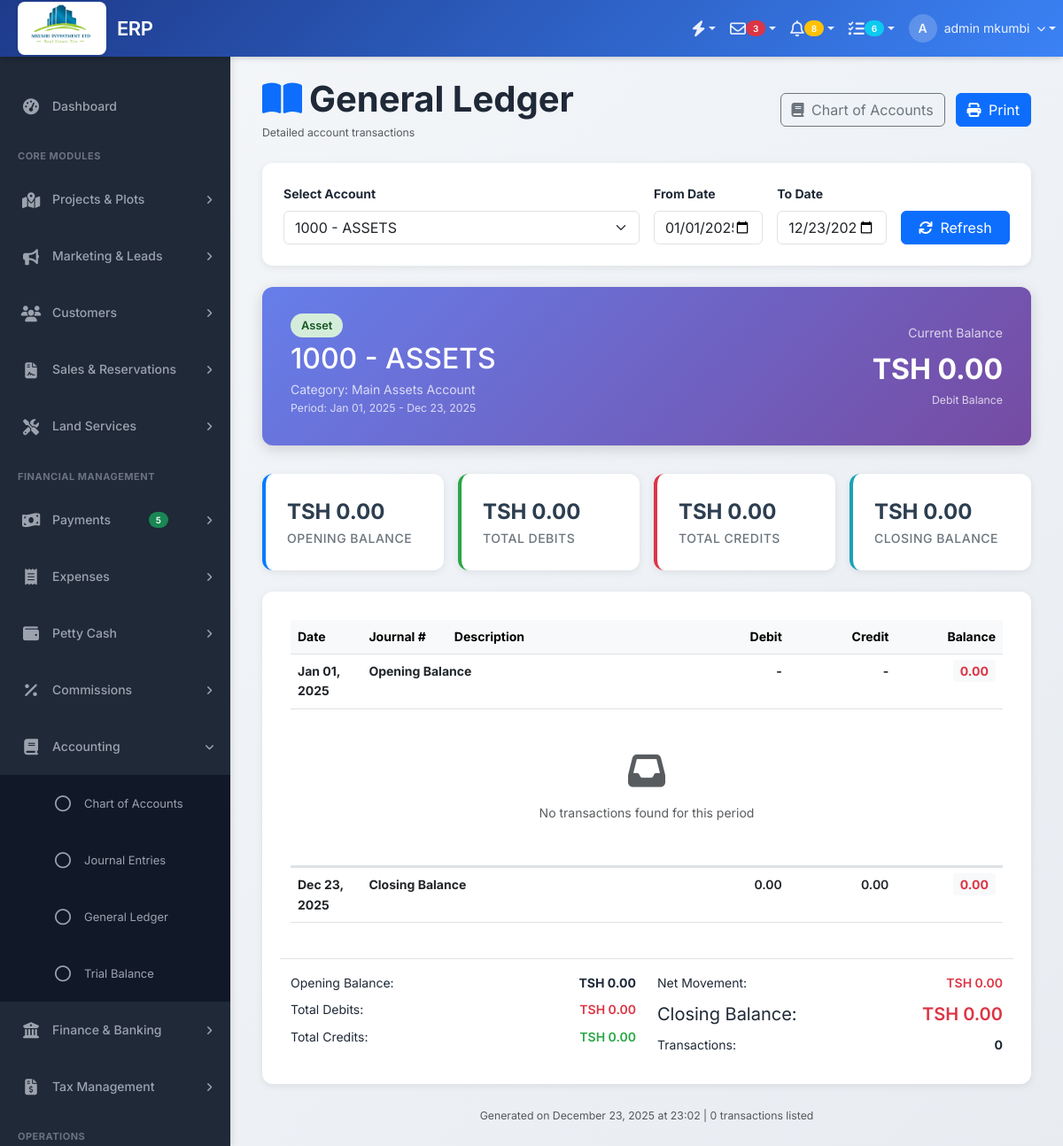
Page /modules/accounting/ledger.php (signed in) on the committed database.
### tables this page shows
CREATE TABLE `chart_of_accounts` (
  `account_id` int(11) NOT NULL,
  `company_id` int(11) NOT NULL,
  `account_code` varchar(20) NOT NULL,
  `account_name` varchar(200) NOT NULL,
  `account_type` enum('asset','liability','equity','revenue','expense') NOT NULL,
  `account_category` varchar(100) DEFAULT NULL,
  `parent_account_id` int(11) DEFAULT NULL COMMENT 'For sub-accounts',
  `account_level` int(11) DEFAULT 1,
  `is_active` tinyint(1) DEFAULT 1,
  `is_control_account` tinyint(1) DEFAULT 0,
  `opening_balance` decimal(15,2) DEFAULT 0.00,
  `current_balance` decimal(15,2) DEFAULT 0.00,
  `created_at` timestamp NOT NULL DEFAULT current_timestamp(),
  `updated_at` timestamp NOT NULL DEFAULT current_timestamp() ON UPDATE current_timestamp(),
  `created_by` int(11) DEFAULT NULL
);

### modules/accounting/ledger.php (the view, shortened to what this page needs)
<?php
$db = Database::getInstance();
$db->setCompanyId($_SESSION['company_id']);
$conn = $db->getConnection();
$company_id = $_SESSION['company_id'];
$account_id = $_GET['account_id'] ?? null;
$date_from = $_GET['date_from'] ?? date('Y-01-01');
$date_to = $_GET['date_to'] ?? date('Y-m-d');
try {
    $stmt = $conn->prepare("
        SELECT account_id, account_code, account_name, account_type
        FROM chart_of_accounts
        WHERE company_id = ? AND is_active = 1
        ORDER BY account_code
    ");
    $stmt->execute([$company_id]);
    $accounts = $stmt->fetchAll(PDO::FETCH_ASSOC);
    if (!$account_id && !empty($accounts)) {
        $account_id = $accounts[0]['account_id'];
    }
} catch (PDOException $e) {
    $accounts = [];
}
$account_details = null;
if ($account_id) {
    try {
        $stmt = $conn->prepare("
            SELECT * FROM chart_of_accounts
            WHERE account_id = ? AND company_id = ?
        ");
        $stmt->execute([$account_id, $company_id]);
        $account_details = $stmt->fetch(PDO::FETCH_ASSOC);
    } catch (PDOException $e) {
        error_log("Error fetching account: " . $e->getMessage());
    }
}
$ledger_entries = [];
$opening_balance = 0;
$running_balance = 0;
$period_debits = 0;
$period_credits = 0;
if ($account_id && $account_details) {
    try {
        $opening_balance = $account_details['opening_balance'];
        $running_balance = $opening_balance;
    } catch (PDOException $e) {
        error_log("Error fetching ledger: " . $e->getMessage());
    }
}
$closing_balance = $running_balance;
$net_movement = $period_debits - $period_credits;
require_once '../../includes/header.php';
?>
<div class="content-header mb-4 no-print">
    <div class="container-fluid">
        <div class="row align-items-center">
            <div class="col-sm-6">
                <h1 class="m-0 fw-bold">
                    <i class="fas fa-book-open text-primary me-2"></i>General Ledger
                </h1>
                <p class="text-muted small mb-0 mt-1">Detailed account transactions</p>
            </div>
            <div class="col-sm-6">
                <div class="float-sm-end">
                    <a href="accounts.php" class="btn btn-outline-secondary me-2">
                        <i class="fas fa-book me-1"></i> Chart of Accounts
                    </a>
                    <button type="button" class="btn btn-primary" onclick="window.print()">
                        <i class="fas fa-print me-1"></i> Print
                    </button>
                </div>
            </div>
        </div>
    </div>
</div>
<section class="content">
    <div class="container-fluid">
        <div class="filter-card no-print">
            <form method="GET" class="row g-3">
                <div class="col-md-6">
                    <label class="form-label fw-bold">Select Account</label>
                    <select name="account_id" class="form-select" onchange="this.form.submit()">
                        <?php foreach ($accounts as $account): ?>
                            <option value="<?php echo $account['account_id']; ?>"
                                    <?php echo $account_id == $account['account_id'] ? 'selected' : ''; ?>>
                                <?php echo htmlspecialchars($account['account_code']); ?> -
                            </option>
                        <?php endforeach; ?>
                    </select>
                </div>
                <div class="col-md-2">
                    <label class="form-label fw-bold">From Date</label>
                    <input type="date" name="date_from" class="form-control"
                           value="<?php echo $date_from; ?>" required>
                </div>
                <div class="col-md-2">
                    <label class="form-label fw-bold">To Date</label>
                    <input type="date" name="date_to" class="form-control"
                           value="<?php echo $date_to; ?>" required>
                </div>
                <div class="col-md-2 d-flex align-items-end">
                    <button type="submit" class="btn btn-primary w-100">
                        <i class="fas fa-sync me-1"></i> Refresh
                    </button>
                </div>
            </form>
        </div>
        <?php if ($account_id && $account_details): ?>
        <div class="ledger-header">
            <div class="row align-items-center">
                <div class="col-md-8">
                    <div class="mb-2">
                        <span class="account-type-badge <?php echo $account_details['account_type']; ?>">
                            <?php echo ucfirst($account_details['account_type']); ?>
                        </span>
                    </div>
                    <h2 class="mb-1">
                        <?php echo htmlspecialchars($account_details['account_code']); ?> -
                        <?php echo htmlspecialchars($account_details['account_name']); ?>
                    </h2>
                    <?php if (!empty($account_details['account_category'])): ?>
                    <p class="mb-0 opacity-75">
                        Category: <?php echo htmlspecialchars($account_details['account_category']); ?>
                    </p>
                    <?php endif; ?>
                    <p class="mb-0 opacity-75 small">
                        Period: <?php echo date('M d, Y', strtotime($date_from)); ?> -
                        <?php echo date('M d, Y', strtotime($date_to)); ?>
                    </p>
                </div>
                <div class="col-md-4 text-end">
                    <div class="opacity-75 mb-1">Current Balance</div>
                    <div style="font-size: 2rem; font-weight: 700;">
                        TSH <?php echo number_format(abs($closing_balance), 2); ?>
                    </div>
                    <div class="opacity-75 small">
                        <?php echo $closing_balance >= 0 ? 'Debit' : 'Credit'; ?> Balance
                    </div>
                </div>
            </div>
        </div>
        <div class="row g-3 mb-4 no-print">
            <div class="col-lg-3 col-md-6">
                <div class="stats-card primary">
                    <div class="stats-number">TSH <?php echo number_format(abs($opening_balance), 2); ?></div>
                    <div class="stats-label">Opening Balance</div>
                </div>
            </div>
            <div class="col-lg-3 col-md-6">
                <div class="stats-card success">
                    <div class="stats-number">TSH <?php echo number_format($period_debits, 2); ?></div>
                    <div class="stats-label">Total Debits</div>
                </div>
            </div>
            <div class="col-lg-3 col-md-6">
                <div class="stats-card danger">
                    <div class="stats-number">TSH <?php echo number_format($period_credits, 2); ?></div>
                    <div class="stats-label">Total Credits</div>
                </div>
            </div>
            <div class="col-lg-3 col-md-6">
                <div class="stats-card info">
                    <div class="stats-number">TSH <?php echo number_format(abs($closing_balance), 2); ?></div>
                    <div class="stats-label">Closing Balance</div>
                </div>
            </div>
        </div>
        <div class="ledger-table">
            <div class="table-responsive">
                <table class="table table-hover">
                    <thead class="table-light">
                        <tr>
                            <th style="width: 10%;">Date</th>
                            <th style="width: 12%;">Journal #</th>
                            <th style="width: 33%;">Description</th>
                            <th class="text-end" style="width: 15%;">Debit</th>
                            <th class="text-end" style="width: 15%;">Credit</th>
                            <th class="text-end" style="width: 15%;">Balance</th>
                        </tr>
                    </thead>
                    <tbody>
                        <tr class="opening-balance-row">
                            <td><?php echo date('M d, Y', strtotime($date_from)); ?></td>
                            <td colspan="2">Opening Balance</td>
                            <td class="text-end">-</td>
                            <td class="text-end">-</td>
                            <td class="text-end">
                                <span class="running-balance <?php echo $opening_balance >= 0 ? 'balance-debit' : 'balance-credit'; ?>">
                                    <?php echo number_format(abs($opening_balance), 2); ?>
                                </span>
                            </td>
                        </tr>
                        <?php if (empty($ledger_entries)): ?>
                        <tr>
                            <td colspan="6" class="text-center py-5 text-muted">
                                <i class="fas fa-inbox fa-3x mb-3 d-block"></i>
                                No transactions found for this period
                            </td>
                        </tr>
                        <?php endif; ?>
                        <tr class="closing-balance-row">
                            <td><?php echo date('M d, Y', strtotime($date_to)); ?></td>
                            <td colspan="2">Closing Balance</td>
                            <td class="text-end balance-debit">
                                <?php echo number_format($period_debits, 2); ?>
                            </td>
                            <td class="text-end balance-credit">
                                <?php echo number_format($period_credits, 2); ?>
                            </td>
                            <td class="text-end">
                                <span class="running-balance <?php echo $closing_balance >= 0 ? 'balance-debit' : 'balance-credit'; ?>">
                                    <?php echo number_format(abs($closing_balance), 2); ?>
                                </span>
                            </td>
                        </tr>
                    </tbody>
                </table>
            </div>
            <div class="row mt-4 border-top pt-3">
                <div class="col-md-6">
                    <div class="d-flex justify-content-between mb-2">
                        <span>Opening Balance:</span>
                        <strong>TSH <?php echo number_format(abs($opening_balance), 2); ?></strong>
                    </div>
                    <div class="d-flex justify-content-between mb-2">
                        <span>Total Debits:</span>
                        <strong class="balance-debit">TSH <?php echo number_format($period_debits, 2); ?></strong>
                    </div>
                    <div class="d-flex justify-content-between mb-2">
                        <span>Total Credits:</span>
                        <strong class="balance-credit">TSH <?php echo number_format($period_credits, 2); ?></strong>
                    </div>
                </div>
                <div class="col-md-6">
                    <div class="d-flex justify-content-between mb-2">
                        <span>Net Movement:</span>
                        <strong class="<?php echo $net_movement >= 0 ? 'balance-debit' : 'balance-credit'; ?>">
                            TSH <?php echo number_format(abs($net_movement), 2); ?>
                        </strong>
                    </div>
                    <div class="d-flex justify-content-between mb-2 fs-5">
                        <span>Closing Balance:</span>
                        <strong class="<?php echo $closing_balance >= 0 ? 'balance-debit' : 'balance-credit'; ?>">
                            TSH <?php echo number_format(abs($closing_balance), 2); ?>
                        </strong>
                    </div>
                    <div class="d-flex justify-content-between">
                        <span>Transactions:</span>
                        <strong><?php echo count($ledger_entries); ?></strong>
                    </div>
                </div>
            </div>
        </div>
        <div class="text-center text-muted mt-4">
            <small>
                Generated on <?php echo date('F d, Y \a\t H:i'); ?> |
                <?php echo count($ledger_entries); ?> transactions listed
            </small>
        </div>
        <?php endif; ?>
    </div>
</section>
<?php
require_once '../../includes/footer.php';
?>

### includes/header.php (style rules this page uses)
* { margin: 0; padding: 0; box-sizing: border-box; }
body { font-family: 'Inter', -apple-system, BlinkMacSystemFont, 'Segoe UI', sans-serif; font-size: 14px; line-height: 1.6; color: #1f2937; background: linear-gradient(135deg, #f5f7fa 0%, #e8ecf1 100%); min-height: 100vh; }

### modules/accounting/ledger.php (style rules this page uses)
.ledger-header { background: linear-gradient(135deg, #667eea 0%, #764ba2 100%); color: white; border-radius: 12px; padding: 2rem; margin-bottom: 2rem; box-shadow: 0 4px 16px rgba(0,0,0,0.15); }
.stats-card { background: white; border-radius: 12px; padding: 1.5rem; box-shadow: 0 2px 8px rgba(0,0,0,0.08); border-left: 4px solid; transition: transform 0.2s; }
.stats-card.primary { border-left-color: #007bff; }
.stats-card.success { border-left-color: #28a745; }
.stats-card.danger { border-left-color: #dc3545; }
.stats-card.info { border-left-color: #17a2b8; }
.stats-number { font-size: 1.5rem; font-weight: 700; color: #2c3e50; }
.stats-label { color: #6c757d; font-size: 0.875rem; font-weight: 500; text-transform: uppercase; letter-spacing: 0.5px; }
.ledger-table { background: white; border-radius: 12px; padding: 2rem; box-shadow: 0 2px 8px rgba(0,0,0,0.08); }
.balance-debit { color: #dc3545; font-weight: 600; }
.balance-credit { color: #28a745; font-weight: 600; }
.running-balance { font-weight: 700; background: #f8f9fa; padding: 0.25rem 0.5rem; border-radius: 4px; }
.opening-balance-row { background: #e9ecef; font-weight: 700; }
.closing-balance-row { background: #e9ecef; font-weight: 700; border-top: 3px solid #dee2e6; }
.filter-card { background: white; border-radius: 12px; padding: 1.5rem; margin-bottom: 1.5rem; box-shadow: 0 2px 8px rgba(0,0,0,0.08); }
.account-type-badge { padding: 0.35rem 0.75rem; border-radius: 20px; font-size: 0.8rem; font-weight: 600; }
.account-type-badge.asset { background: #d4edda; color: #155724; }

### rows in the picture
chart_of_accounts: account_type "Asset", account_code "1000", account_name "ASSETS", account_category "Main Assets Account", opening_balance "0.00"

### other values in the picture
substr($_SESSION['full_name'] ?? 'U', 0, 1) "A"
$_SESSION['full_name'] "admin mkumbi"
$period_debits "0.00"
$period_credits "0.00"
abs($net_movement) "0.00"
count($ledger_entries) "0"
form field account_id "1000 - ASSETS"
